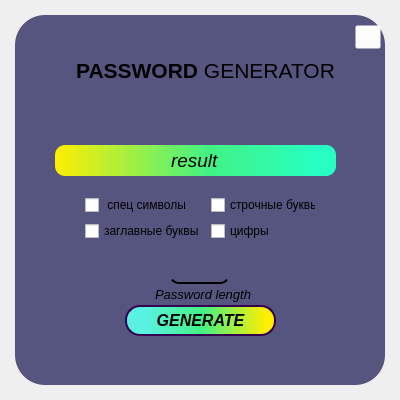
<?xml version="1.0" encoding="UTF-8"?>
<ui version="4.0">
 <class>MainWindow</class>
 <widget class="QMainWindow" name="MainWindow">
  <property name="geometry">
   <rect>
    <x>0</x>
    <y>0</y>
    <width>400</width>
    <height>400</height>
   </rect>
  </property>
  <property name="windowTitle">
   <string>MainWindow</string>
  </property>
  <widget class="QWidget" name="centralwidget">
   <property name="font">
    <font>
     <family>Segoe UI</family>
     <italic>true</italic>
    </font>
   </property>
   <property name="styleSheet">
    <string notr="true">QFrame#frame{
background-color: rgb(85, 85, 127);
border-radius:30px;
}

QPushButton#generate{
background-color: qlineargradient(spread:pad, x1:0, y1:0, x2:1, y2:0, stop:0.142045 rgba(89, 241, 224, 255), stop:0.511364 rgba(67, 241, 131, 255), stop:0.9375 rgba(255, 238, 0, 255));
border-radius:15px;
border: 2px solid rgb(52, 0, 79);
}

QPushButton#closeApp{
background-color: rgba(255, 255, 255, 0);
}

QPushButton:hover#closeApp{
border:2px solid rgb(210, 35, 42);
border-radius:12px;
}


QPushButton:hover#generate{
background-color: qlineargradient(spread:pad, x1:0, y1:0, x2:1, y2:0, stop:0.0738636 rgba(255, 238, 0, 255), stop:0.511364 rgba(67, 241, 131, 255), stop:0.846591 rgba(89, 241, 224, 255));
}

QLineEdit#password_len{
background-color: transparent;
border-bottom:2px solid rgb(0, 0, 0);
border-radius:10px;
}


QLineEdit:focus#password_len{
border:2px solid rgb(85, 0, 127);
border-radius:10px;
}

QLineEdit#result{
background-color: qlineargradient(spread:pad, x1:0, y1:0, x2:1, y2:0, stop:0 rgba(255, 238, 0, 255), stop:0.539773 rgba(67, 241, 131, 255), stop:0.926136 rgba(39, 255, 194, 255));
border-radius:10px;
}

</string>
   </property>
   <widget class="QFrame" name="frame">
    <property name="geometry">
     <rect>
      <x>15</x>
      <y>15</y>
      <width>370</width>
      <height>370</height>
     </rect>
    </property>
    <property name="frameShape">
     <enum>QFrame::StyledPanel</enum>
    </property>
    <property name="frameShadow">
     <enum>QFrame::Raised</enum>
    </property>
    <widget class="QPushButton" name="generate">
     <property name="geometry">
      <rect>
       <x>110</x>
       <y>290</y>
       <width>151</width>
       <height>31</height>
      </rect>
     </property>
     <property name="font">
      <font>
       <family>Segoe UI</family>
       <pointsize>12</pointsize>
       <weight>75</weight>
       <italic>true</italic>
       <bold>true</bold>
      </font>
     </property>
     <property name="text">
      <string>GENERATE</string>
     </property>
    </widget>
    <widget class="QLineEdit" name="password_len">
     <property name="geometry">
      <rect>
       <x>154</x>
       <y>249</y>
       <width>61</width>
       <height>20</height>
      </rect>
     </property>
     <property name="font">
      <font>
       <family>Segoe UI</family>
       <pointsize>10</pointsize>
       <weight>50</weight>
       <italic>true</italic>
       <bold>false</bold>
      </font>
     </property>
     <property name="text">
      <string/>
     </property>
     <property name="maxLength">
      <number>16</number>
     </property>
     <property name="alignment">
      <set>Qt::AlignCenter</set>
     </property>
    </widget>
    <widget class="QLineEdit" name="result">
     <property name="geometry">
      <rect>
       <x>40</x>
       <y>130</y>
       <width>281</width>
       <height>31</height>
      </rect>
     </property>
     <property name="font">
      <font>
       <family>Segoe UI</family>
       <pointsize>14</pointsize>
       <italic>true</italic>
      </font>
     </property>
     <property name="text">
      <string>result</string>
     </property>
     <property name="alignment">
      <set>Qt::AlignCenter</set>
     </property>
    </widget>
    <widget class="QLabel" name="label">
     <property name="geometry">
      <rect>
       <x>131</x>
       <y>269</y>
       <width>114</width>
       <height>20</height>
      </rect>
     </property>
     <property name="font">
      <font>
       <family>Segoe UI</family>
       <pointsize>10</pointsize>
       <italic>true</italic>
      </font>
     </property>
     <property name="text">
      <string>Password length</string>
     </property>
     <property name="alignment">
      <set>Qt::AlignCenter</set>
     </property>
    </widget>
    <widget class="QWidget" name="formLayoutWidget">
     <property name="geometry">
      <rect>
       <x>70</x>
       <y>180</y>
       <width>231</width>
       <height>51</height>
      </rect>
     </property>
     <layout class="QFormLayout" name="form">
      <item row="0" column="0">
       <widget class="QCheckBox" name="specSym">
        <property name="text">
         <string> спец символы</string>
        </property>
       </widget>
      </item>
      <item row="1" column="0">
       <widget class="QCheckBox" name="bigSym">
        <property name="text">
         <string>заглавные буквы</string>
        </property>
       </widget>
      </item>
      <item row="0" column="1">
       <widget class="QCheckBox" name="smallSym">
        <property name="text">
         <string>строчные буквы</string>
        </property>
       </widget>
      </item>
      <item row="1" column="1">
       <widget class="QCheckBox" name="numbers">
        <property name="text">
         <string>цифры</string>
        </property>
       </widget>
      </item>
     </layout>
    </widget>
    <widget class="QLabel" name="label_2">
     <property name="geometry">
      <rect>
       <x>50</x>
       <y>30</y>
       <width>281</width>
       <height>51</height>
      </rect>
     </property>
     <property name="font">
      <font>
       <family>Segoe UI</family>
       <pointsize>16</pointsize>
      </font>
     </property>
     <property name="text">
      <string>&lt;strong&gt;PASSWORD&lt;/strong&gt; GENERATOR</string>
     </property>
     <property name="alignment">
      <set>Qt::AlignCenter</set>
     </property>
    </widget>
    <widget class="QPushButton" name="closeApp">
     <property name="geometry">
      <rect>
       <x>340</x>
       <y>10</y>
       <width>26</width>
       <height>24</height>
      </rect>
     </property>
     <property name="styleSheet">
      <string notr="true"/>
     </property>
     <property name="text">
      <string/>
     </property>
     <property name="icon">
      <iconset>
       <normaloff>../../../Downloads/i-removebg-preview.png</normaloff>../../../Downloads/i-removebg-preview.png</iconset>
     </property>
     <property name="iconSize">
      <size>
       <width>33</width>
       <height>35</height>
      </size>
     </property>
    </widget>
   </widget>
  </widget>
 </widget>
 <resources/>
 <connections/>
</ui>
